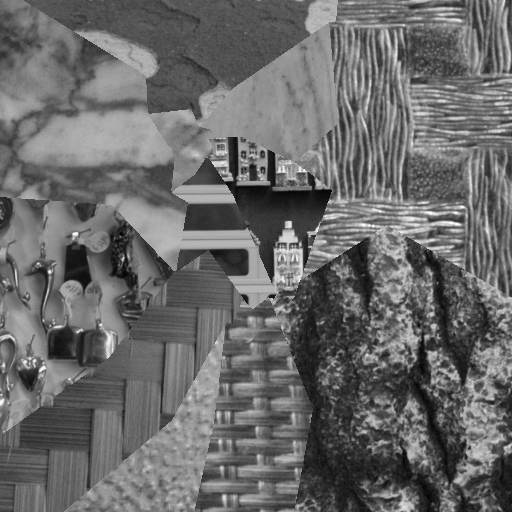
#> input picture 3-year/computer-vision/texture_assignment/data/tm10_1_1.png, 512 x 512 px, found by its file name; its folder holds only this picture in this run
$ jupyter execute --allow-errors texture_assignment1.ipynb
#> lines starting #> are read from the running program, lines starting #| are printed output that depends on the picture; after the words box and inside, x2 and y2 are one past the last pixel; in counts of white or black regions, pixels touching at a corner belong together
# Textures

[cell 1]
import os
import warnings
import numpy as np
from glob import glob
from PIL import Image
from matplotlib import pyplot as plt
from scipy import fft
from scipy.signal import find_peaks
from scipy.ndimage import binary_dilation
import cv2
from skimage.exposure import rescale_intensity

from skimage import (
    io, color, morphology, filters, transform, data
)
from skimage.color import rgb2gray, label2rgb
from skimage.filters.rank import entropy
from skimage.feature import graycoprops, graycomatrix
from skimage.segmentation import find_boundaries, mark_boundaries
from skimage.transform import probabilistic_hough_line
from skimage.draw import line as skimage_line
from skimage.measure import label
from skimage.morphology import remove_small_objects, disk
import warnings
from felzenszwalb_segmentation import segment
from skimage.morphology import disk
from skimage.filters import rank
from skimage.segmentation import felzenszwalb as segment
import cv2

from skimage.morphology import disk
from skimage.filters.rank import mean as rank_mean
from skimage import morphology
from skimage.segmentation import felzenszwalb as segment

plt.rc({'family': 'normal', 'weight': 'normal'})
plt.rcParams['font.size'] = 18
warnings.filterwarnings("ignore", category=FutureWarning)
warnings.filterwarnings("ignore", category=RuntimeWarning)

# Ignore DeprecationWarning
warnings.filterwarnings('ignore', category=DeprecationWarning, module='skimage')

## MAIN ALGORITHM

### Function for loading images

[cell 2]
def load_images_from_folder(folder_path):

    images = []
    # Получаем список всех файлов в папке
    for filename in os.listdir(folder_path):
        file_path = os.path.join(folder_path, filename)
        if filename.endswith('.png'):  # Или другой формат, если нужно
            img = plt.imread(file_path)  # Загружаем изображение как объект Image
#> img is the input picture: shape (512, 512) float32; min 0.0118, max 0.992, mean 0.415
            images.append(img)  # Добавляем в список

    return images

### Function for Felzenszwalb Segmentation

[cell 3]
def felz_segm(im_contrast):
    # Преобразуем изображение в RGB (повторяя данные канала)
    im_contrast1 = np.stack([im_contrast]*3, axis=-1)  # Создаем 3 канала из одного изображения

    print(im_contrast1.shape)

    segmented_image = segment(im_contrast1, 0.2, 400, 50)
    print(segmented_image.shape)
    print(segmented_image.astype(np.uint8).shape)


    return segmented_image.astype(np.uint8)

[cell 4]
def segment_it(img):
    # Препроцессинг
    img = (img * 255).astype(np.uint8)
    kern = cv2.createCLAHE(clipLimit=8.0, tileGridSize=(8, 8))
    img1 = kern.apply(img)
    blurred_img = cv2.GaussianBlur(img1, (11, 11), 0)

    sElem = disk(20)
    pageFloat = blurred_img
    pageFilt = rank_mean(pageFloat, footprint=sElem) / 255
    img_processed = pageFloat - pageFilt
    img_denoised1 = cv2.medianBlur(np.uint8(img_processed), 7)

    # Вторичная обработка
    img2 = (img_denoised1 * 255).astype(np.uint8)

    img_entropy = entropy(img2, morphology.disk(10))

    # Сегментация
    im_contrast = np.stack([img] * 3, axis=-2)  # Конвертируем в 3-канальное изображение
    segmented_image = segment(im_contrast, 0.2, 400, 50)

    return segmented_image.astype(np.uint8)

### Function for saving images

[cell 5]
def save_images_to_folder(textures, output_folder):
    # Создаём папку, если она не существует
    os.makedirs(output_folder, exist_ok=True)

    # Сохраняем каждое изображение в папку
    for idx, texture in enumerate(textures):
        # Преобразуем массив NumPy в изображение PIL
        img = Image.fromarray((texture * 255).astype(np.uint8))  # Преобразование в 8-битное изображение
        image_name = f'seg_{idx + 1}_1_1.png'  # Придумываем имя для каждого изображения
        image_path = os.path.join(output_folder, image_name)
        img.save(image_path)  # Сохраняем изображение
        print(f"Изображение сохранено: {image_path}")

### Algo function

[cell 6]
def main_alg(data_folder_path, output_folder_path):

    #Loading images
    images = load_images_from_folder(data_folder_path)
#> images = 1 item
    #list for output
    textures = []

    # Plot for visualisation
    fig, axes = plt.subplots(len(images), 1, figsize=(10, 15 * len(images)))

    #
    if len(images) == 1:
        axes = [axes]

    #MAIN ALGO
    for idx, (image, ax) in enumerate(zip(images, axes)):

        texture = felz_segm(image)
        textures.append(texture)

        # visualisation
        ax.imshow(textures, cmap='gray')
        ax.axis('off')
        ax.set_title(f"Filtered Texture {idx + 1}")
#> this loop made 1 pass
#| (512, 512, 3)
#| (512, 512)
#| (512, 512)
#> pass 1, in felz_segm, `segmented_image = segment(im_contrast1, 0.2, 400, 50)`:
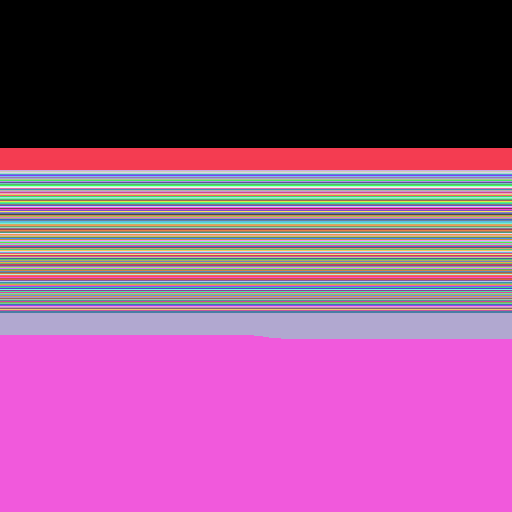
#> segmented_image: shape (512, 512) int64; 146 distinct labels, from 0 to 145; one colour per label, 0 black
#> pass 1, in main_alg, `texture = felz_segm(image)`:
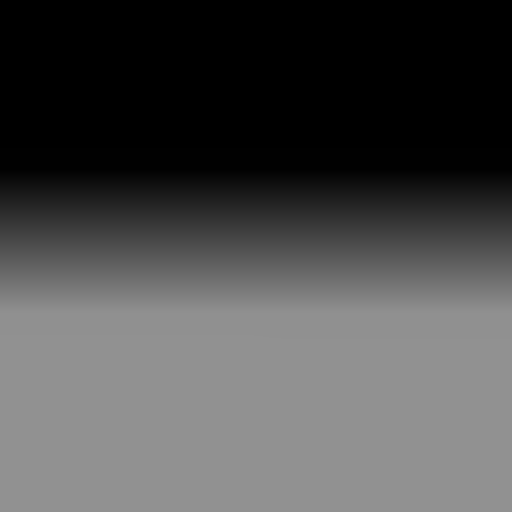
#> texture: shape (512, 512); min 0, max 145, mean 76.7
#> after the loop, textures = 1 item

    # Сохраняем текстуры в папку
    save_images_to_folder(textures, output_folder_path)


    # Отображаем все изображения
    plt.tight_layout()
    plt.show()

$ run again, on 3-year/computer-vision/texture_assignment/data/tm16_1_1.png
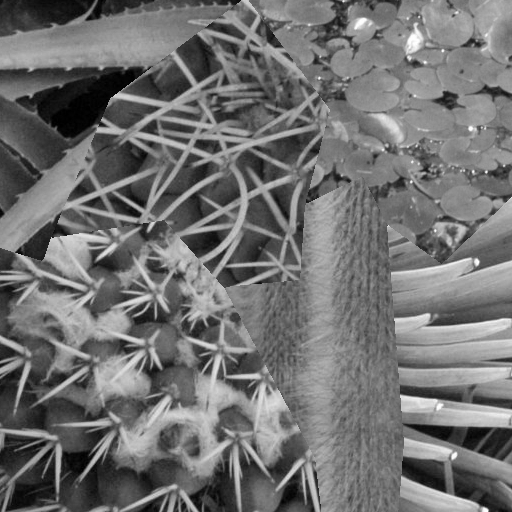
#> input picture 3-year/computer-vision/texture_assignment/data/tm16_1_1.png, 512 x 512 px, found by its file name
#> in load_images_from_folder, img is the input picture: shape (512, 512) float32; min 0, max 1, mean 0.442
#> images = 1 item
#> the loop in main_alg, `for idx, (image, ax) in enumerate(zip(images, axes)): ` made 1 pass
#| (512, 512, 3)
#| (512, 512)
#| (512, 512)
#> pass 1, in felz_segm, `segmented_image = segment(im_contrast1, 0.2, 400, 50)`:
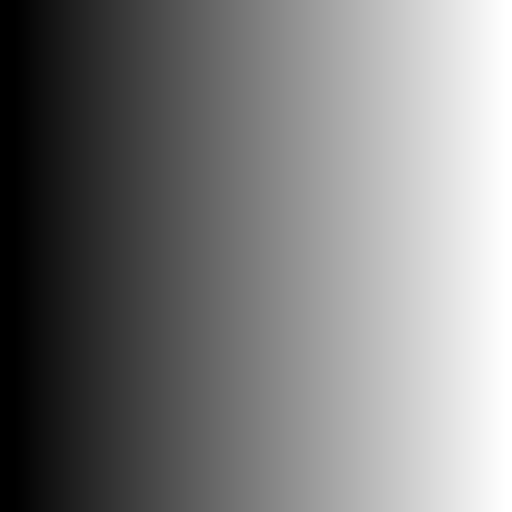
#> segmented_image: shape (512, 512) int64; min 0, max 490, mean 241.7; drawn with min black and max white
#> pass 1, in main_alg, `texture = felz_segm(image)`:
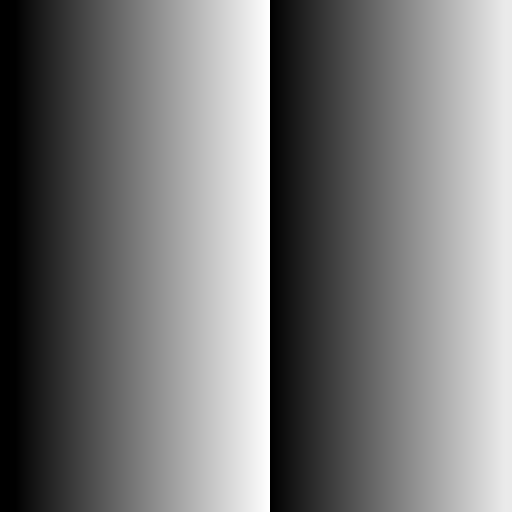
#> texture: shape (512, 512); min 0, max 255, mean 120.7

$ run again, on 3-year/computer-vision/texture_assignment/data/tm11_1_1.png
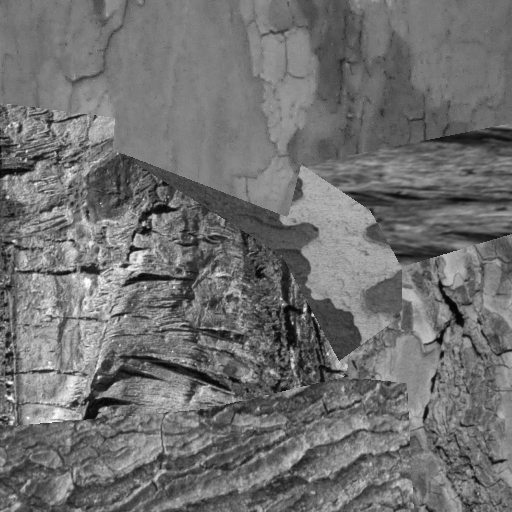
#> input picture 3-year/computer-vision/texture_assignment/data/tm11_1_1.png, 512 x 512 px, found by its file name
#> in load_images_from_folder, img is the input picture: shape (512, 512) float32; min 0.00392, max 0.996, mean 0.44
#> images = 1 item
#> the loop in main_alg, `for idx, (image, ax) in enumerate(zip(images, axes)): ` made 1 pass
#| (512, 512, 3)
#| (512, 512)
#| (512, 512)
#> pass 1, in felz_segm, `segmented_image = segment(im_contrast1, 0.2, 400, 50)`:
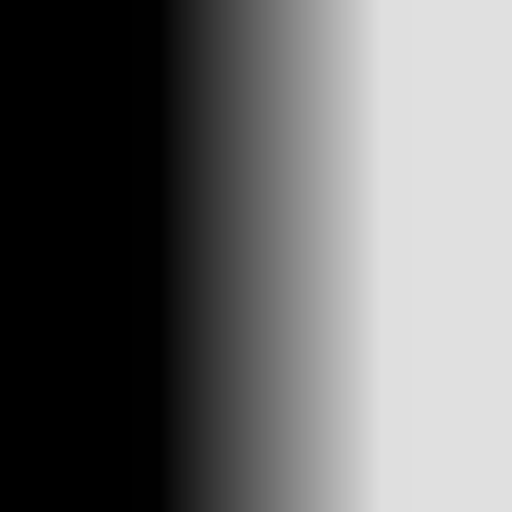
#> segmented_image: shape (512, 512) int64; min 0, max 224, mean 105.7
